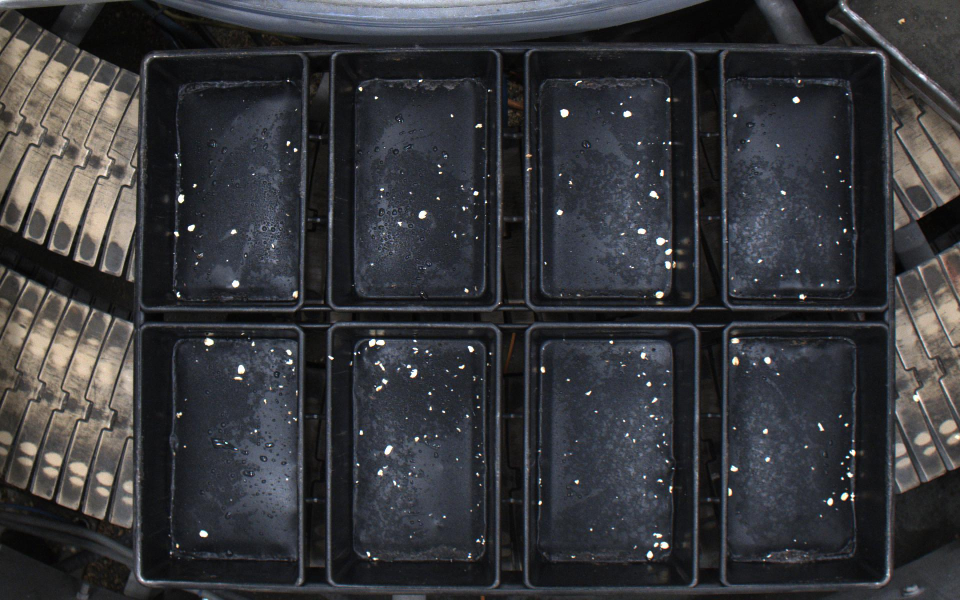
#> input picture testimages/image (1).jpg, 1920 x 1200 px (shown at 1/2 size); its folder holds only this picture in this run
$ python main.py   (older library calls are emulated)
#> lines starting #> are read from the running program, lines starting #| are printed output that depends on the picture; after the words box and inside, x2 and y2 are one past the last pixel; in counts of white or black regions, pixels touching at a corner belong together
#> further down, original is the input picture: shape (1200, 1920, 3); mean B, G, R 58.8, 55.3, 54.6
import cv2
import time
import numpy as np
import os

# This function takes an image loaded into cv2 and returns that image masked by the tuples of (top, left), (bottom, right)
def mask(input: np.ndarray, masks: list[tuple[tuple[int, int], tuple[int, int]]]) -> np.ndarray:
    output = np.zeros((input.shape[0], input.shape[1], 3), np.uint8)
    for mask in masks:
        output[mask[0][0]:mask[1][0], mask[0][1]:mask[1][1]] = input[mask[0][0]:mask[1][0], mask[0][1]:mask[1][1]]
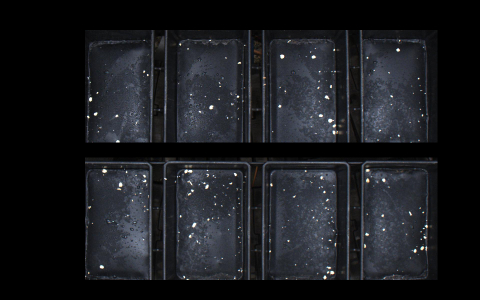
#> output: shape (1200, 1920, 3) (shown at 1/4 size); mean B, G, R 31.6, 27.7, 26.1
    return output

# This function takes an image loaded into cv2 and returns that image in gray colour space
def greyscale(input: np.ndarray) -> np.ndarray:
    output = cv2.cvtColor(input, cv2.COLOR_BGR2GRAY)
#> output: shape (1200, 1920)
    return output

# This function takes an image loaded into cv2 and returns that image with a gaussian blur
def blur(input: np.ndarray, blurdim: int) -> np.ndarray:
#> called with blurdim = 5
    output = cv2.GaussianBlur(input, (blurdim, blurdim), cv2.BORDER_DEFAULT)
    return output

# This function takes an image loaded into cv2 and returns that image after x and y sobel filtering
# [7 lines left out: function sobel, not called in this run]

# This function takes an image loaded into cv2 and returns that image after x and y sobel filtering
def laplacian(input: np.ndarray, ksize: int) -> np.ndarray:
#> called with ksize = 3
    output = cv2.Laplacian(input, cv2.CV_16S, ksize=ksize)
    output = cv2.convertScaleAbs(output)
    return output

# Binary threshold the output, all lightnesses over threshold go to white
def in_range(input: np.ndarray, lower: int, upper: int) -> np.ndarray:
#> called with lower = 30, upper = 255
    output = cv2.inRange(input, lower, upper)
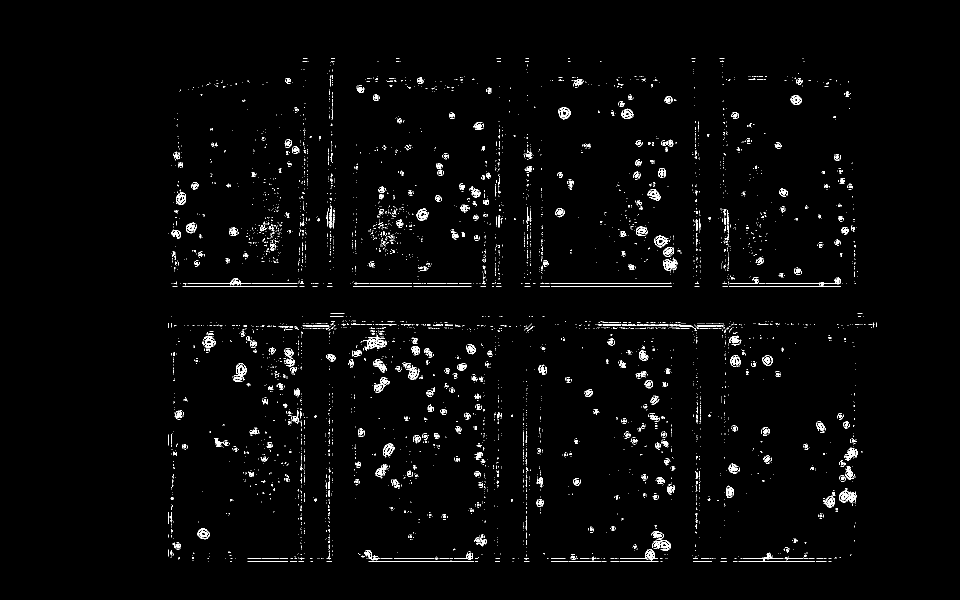
#> output: shape (1200, 1920) (shown at 1/2 size); 1.8% white in thin lines or dots, all inside (x1, y1, x2, y2) = (337, 117, 1753, 1123)
    return output

# Draw contours based on all contours and contour parameters
def drawContours(input: np.ndarray, canvas: np.ndarray, maxRadius: int, minCircularity: int) -> np.ndarray:

    # Find all the contours
#> called with maxRadius = 10, minCircularity = 0.2
    contours, hierarchy = cv2.findContours(input, cv2.RETR_TREE, cv2.CHAIN_APPROX_SIMPLE)
#> contours = 6348 contours, 6102 with area under 20; largest, box (x1, y1, x2, y2) and area: (1679, 981, 1712, 1005) 474, (728, 674, 773, 702) 444, (466, 729, 493, 763) 368, (1307, 1081, 1339, 1101) 344, (1309, 471, 1337, 493) 328

    # Compute some contour parameters
    goodContours = []
    for i, contour in enumerate(contours):
        approximation = cv2.approxPolyDP(contour, 3, True)
        area = cv2.contourArea(contour)
        rect = cv2.minAreaRect(contour)
        box = cv2.boxPoints(rect)
        box = np.intp(box)
        (x,y),radius = cv2.minEnclosingCircle(contour)
        center = (int(x),int(y))
        circularity = area / (3.14*radius*radius)
        hierarch = hierarchy[0, i, 3]

        if(radius < maxRadius and circularity > minCircularity):
            # Contour is good
            goodContour = {
                "approximation": approximation,
                "area": area,
                "box": box,
                "center": center,
                "radius": radius,
                "circularity": circularity,
                "hierarch": hierarch
            }
            goodContours.append(goodContour)
#> this loop made 6348 passes
#> (area, x, y, radius, circularity) on pass 119: (21.5, 1146.5, 1115.2, 5.55, 0.222)

    # Draw them
    output = canvas.copy()
    for goodContour in goodContours:
        color = (0, 0, 255)
        # output = cv2.drawContours(output, goodContour["approximation"], -1, color)
        output = cv2.drawContours(output, [goodContour["box"]], -1, color)
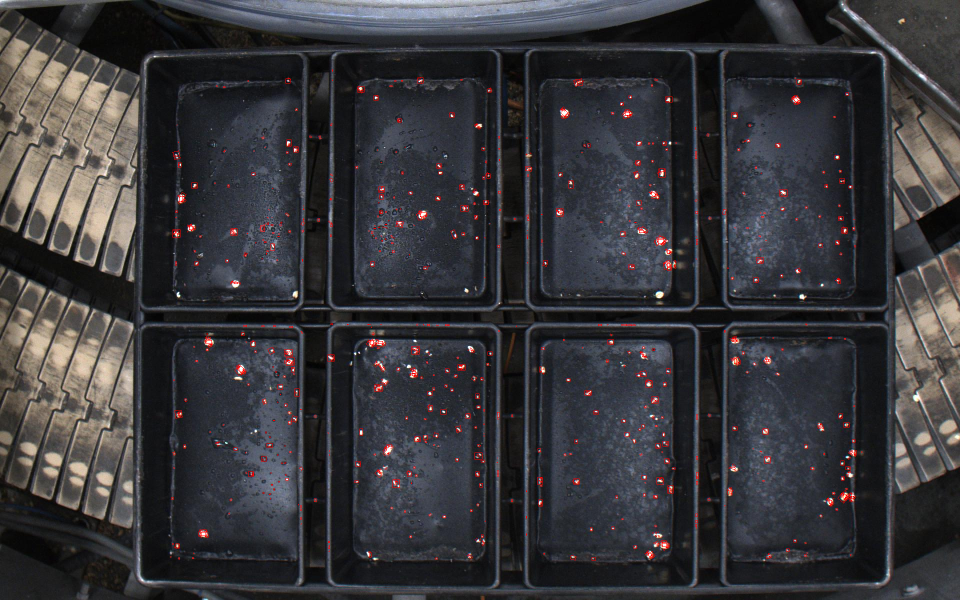
#> output: shape (1200, 1920, 3) (shown at 1/2 size); mean B, G, R 58.1, 54.6, 55.7
        # output = cv2.circle(output, goodContour["center"], int(goodContour["radius"]), color, 1)
        # txt = "cir: {:.2f}".format(goodContour["hierarch"])
        # output = cv2.putText(output, txt, goodContour["center"], cv2.FONT_HERSHEY_PLAIN, 1, color, 1, cv2.LINE_AA)
    return output

def GRAY_to_BGR(input: np.ndarray) -> np.ndarray:
    output = cv2.cvtColor(input, cv2.COLOR_GRAY2BGR)
    return output

def label_image(input: np.ndarray, txt: str) -> np.ndarray:
#> called with txt = 'original'
    output = cv2.putText(input, txt, (20, 60), cv2.FONT_HERSHEY_PLAIN, 4, (0, 0, 255), 4, cv2.LINE_AA)
    return output

# Iterate through all images in the source directory
input_directory = 'testimages'
output_directory = 'output'
i = 0
for filename in os.listdir(input_directory):

    # Verify that it is a file and the type is expected
    f_in = os.path.join(input_directory, filename)
    f_out = os.path.join(output_directory, filename)
    if os.path.isfile(f_in) and f_in.lower().endswith(('.png', '.jpg', '.jpeg')):

        # Read the file to a variable
        original = cv2.imread(f_in)

        # Masks as tuples of (top, left), (bottom, right)
        masks = [
            ((120, 340), (570, 1750)),
            ((630, 340), (1120, 1750))
        ]
        masked = mask(original, masks)

        # Greyscale the file
        grey = greyscale(masked)

        # Blur the image
        blurred = blur(grey, 5)

        # Apply a sobel filter to highlight edges
        filtered = laplacian(blurred, 3)

        # Binary theshold the image to turn to black/white
        thresholded = in_range(filtered, 30, 255)

        # Draw all the applicable contours
        contours = drawContours(thresholded, original, 10, 0.2)

        # Label all image steps
        original = label_image(original, "original")
        grey = label_image(GRAY_to_BGR(grey), "grey")
        blurred = label_image(GRAY_to_BGR(blurred), "blurred")
        filtered = label_image(GRAY_to_BGR(filtered), "filtered")
        thresholded = label_image(GRAY_to_BGR(thresholded), "thresholded")
        contours = label_image(contours, "contours")

        # Create an output image placeholder
        original_height = original.shape[0]
        original_width = original.shape[1]
        output = np.zeros((original_height*2, original_width*3, 3), np.uint8)

        # Copy the images into the output placeholder
        output[0:original_height, 0:original_width] = original
#> output: shape (2400, 5760, 3)
        output[0:original_height, original_width:original_width*2] = grey
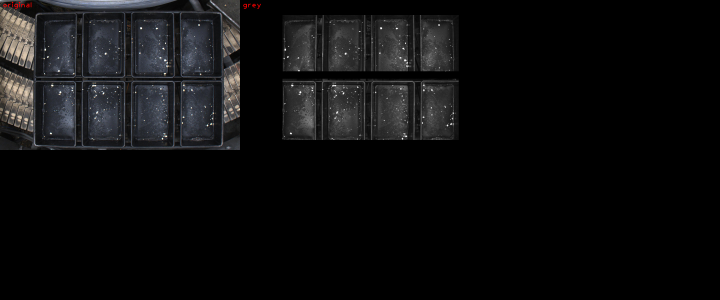
#> output: shape (2400, 5760, 3) (shown at 1/8 size); mean B, G, R 14.4, 13.8, 13.8
        output[0:original_height, original_width*2:original_width*3] = blurred
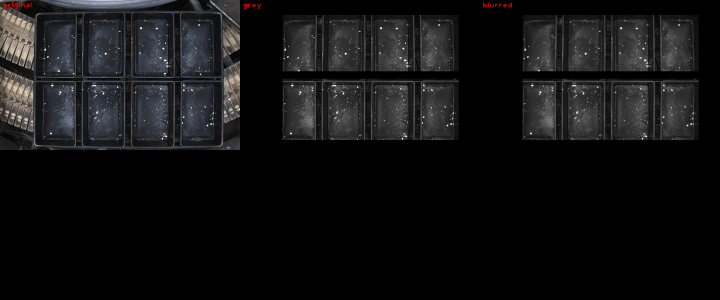
#> output: shape (2400, 5760, 3) (shown at 1/8 size); mean B, G, R 19, 18.4, 18.5
        output[original_height:original_height*2, 0:original_width] = filtered
        output[original_height:original_height*2, original_width:original_width*2] = thresholded
        output[original_height:original_height*2, original_width*2:original_width*3] = contours
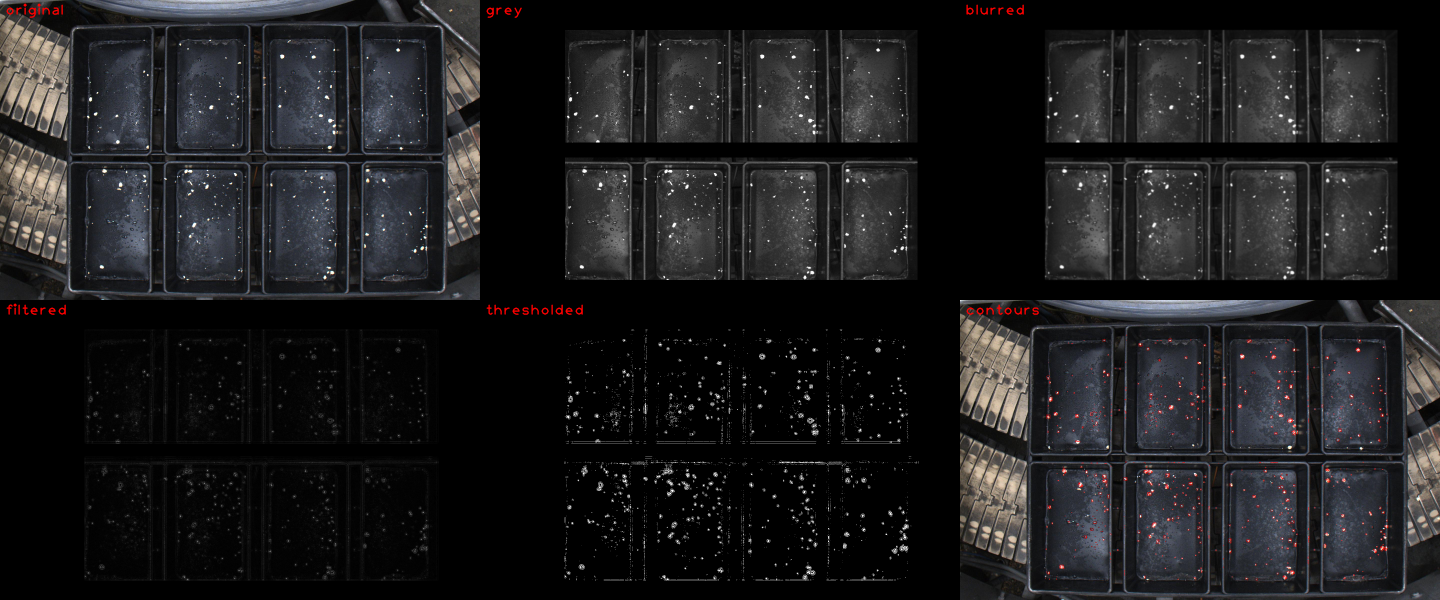
#> output: shape (2400, 5760, 3) (shown at 1/4 size); mean B, G, R 30.1, 29, 29.3

        # Save the output
        cv2.imwrite(f_out, output)
        print(f_out)

        # Display the output
        cv2.imshow('output', cv2.resize(output, (int(output.shape[1]/3), int(output.shape[0]/3))))
        cv2.waitKey(1)

        i = i + 1
        if i > 20: break

$ run again, on testimages/image (14).jpg
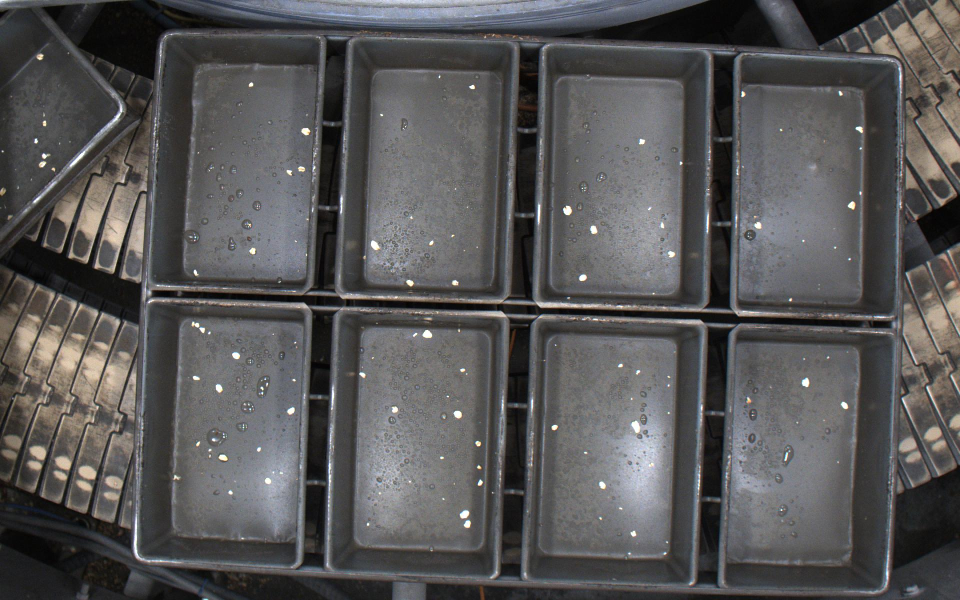
#> input picture testimages/image (14).jpg, 1920 x 1200 px (shown at 1/2 size)
#> original is the input picture: shape (1200, 1920, 3); mean B, G, R 86.4, 85.9, 86.9
#> in in_range, `output = cv2.inRange(input, lower, upper)`:
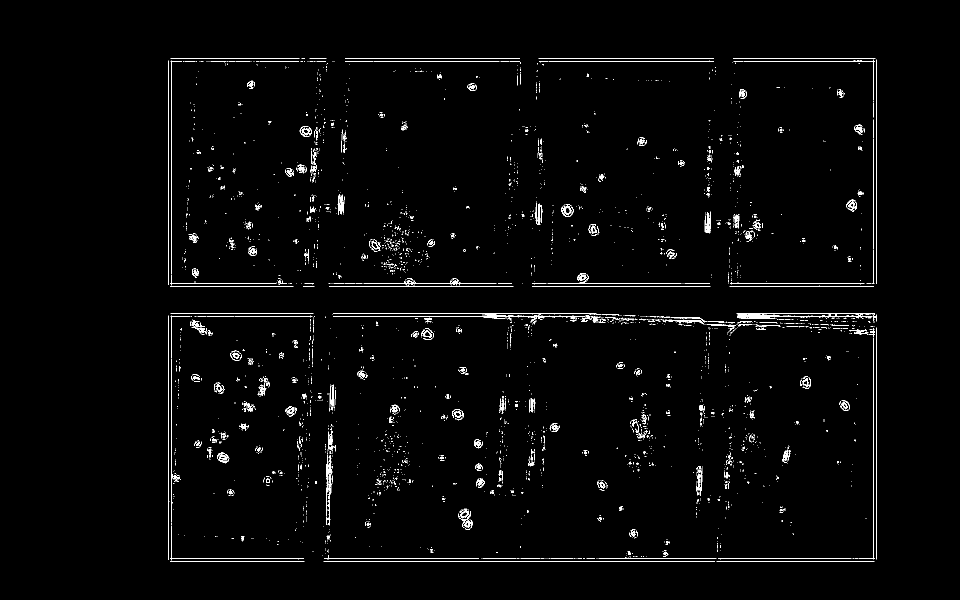
#> output: shape (1200, 1920) (shown at 1/2 size); 1.6% white in thin lines or dots, all inside (x1, y1, x2, y2) = (337, 117, 1753, 1123)
#> contours = 4451 contours, 4336 with area under 20; largest, box (x1, y1, x2, y2) and area: (919, 1017, 945, 1057) 349, (1123, 409, 1145, 433) 224, (666, 629, 1181, 645) 197, (655, 909, 663, 998) 196, (1474, 629, 1745, 636) 181
#> the loop in drawContours, `for i, contour in enumerate(contours):` made 4451 passes
#> (area, x, y, radius, circularity) on passes 126, 175: (54, 1265, 1066.5, 6.8, 0.372), (25, 1199.5, 1037.5, 3.54, 0.637)
#> `cv2.imshow('output', cv2.resize(output, (int(output.shape[1]/3), int(o..`:
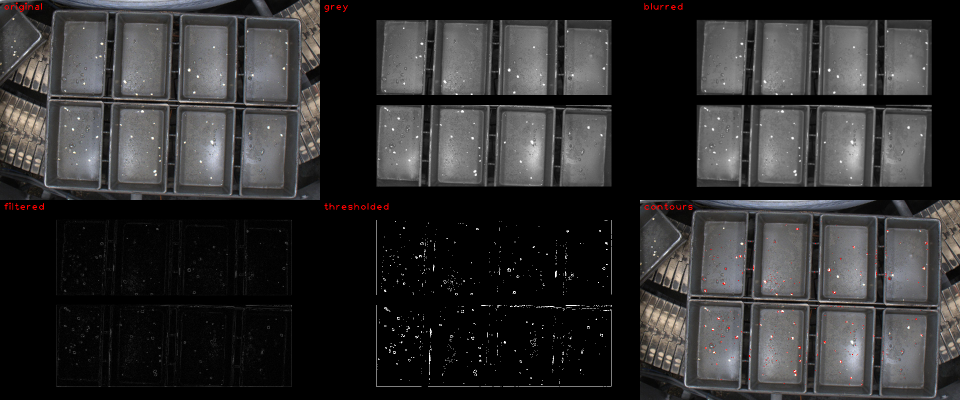
#> window 'output': shape (800, 1920, 3) (shown at 1/2 size); mean B, G, R 48.2, 48.1, 48.9
